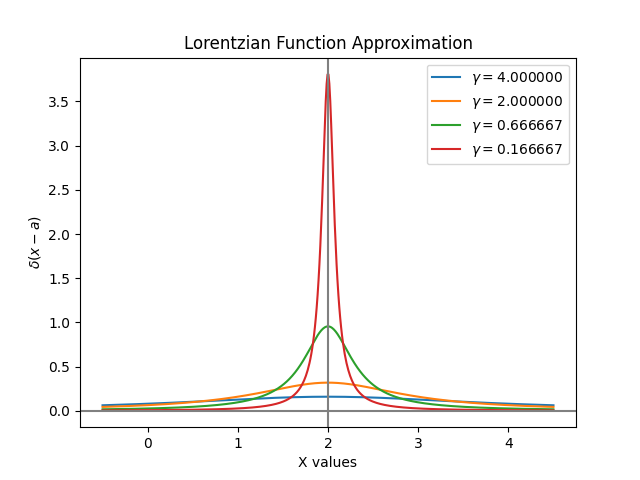

The Python source for this figure:
#Lorenzian Function Approximation

import matplotlib.pyplot as plt
import numpy as np

def lorenzian_function():
    gamma=eval(input('Enter the width of Lorentzian : '))
    a=eval(input('Enter the shifted x-coordinate : '))
    delta=lambda x,gamma:1/np.pi*(gamma/2)/((x-a)**2+(gamma/2)**2)
    x1,x2=-2.5+a,2.5+a
    xval=np.linspace(x1,x2,500)
    n=int(input('Enter no. of functions to generate: '))
    for i in range(1,n+1):
        gamma=gamma/i
        plt.plot(xval,delta(xval,gamma),label="$\gamma=%f$"%(gamma))
    plt.title('Lorentzian Function Approximation')
    plt.xlabel('X values')
    plt.ylabel(r'$\delta(x-a)$')
    plt.axhline(color='gray')
    plt.axvline(x=a,color='gray')
    plt.legend()
    plt.savefig('/home/[user]/Documents/GitHub/Computational-Physics-UG/Numerical Methods/Indefinite Integrals and delta functions/Python Files/Dirac_Delta_plot/Lorenzian.png') 
    plt.show()
lorenzian_function()
